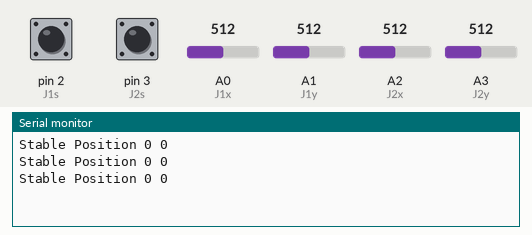
A sketch run on a simulated Arduino Uno, built with avr-gcc and run on an emulated ATmega328P. Parts: the last lines printed to the serial monitor. The test bench sets the inputs (shaded band); at power-on: A0 (J1x) = 512, A1 (J1y) = 512, pin 2 (J1s) HIGH, pin 3 (J2s) HIGH, A2 (J2x) = 512, A3 (J2y) = 512. No radio packets arrive unless stated.

Above: at 1.4 s.
1.5 s: A0 (J1x) set to 464
3.0 s: A0 (J1x) set to 444
At 3.5 s:
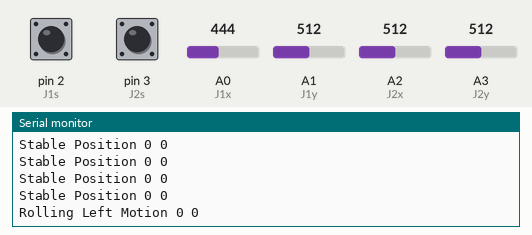
5.1 s: A1 (J1y) set to 463
At 5.9 s:
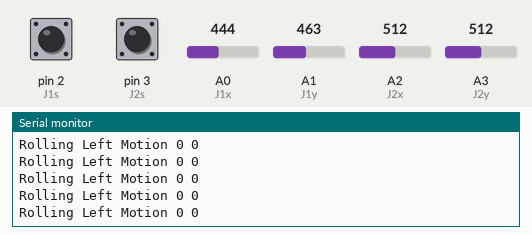
6.6 s: A1 (J1y) set to 438
At 7.1 s:
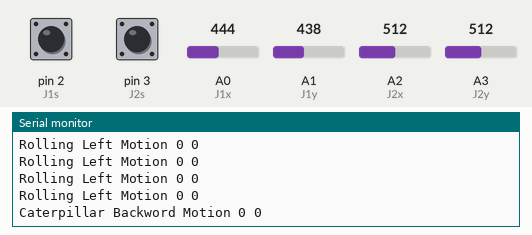

Measured:
- the behaviour switches between 451 and 450 on A0 (J1x) (found by bisection; images 0 and 1)
- the behaviour switches between 451 and 450 on A1 (J1y) (found by bisection; images 2 and 3)
- after the input at 3.0 s, the serial monitor: prints a new line at once (image 1)
- after the input at 6.6 s, the serial monitor: prints a new line at once (image 3)

The sketch:

controlBoard.ino
```cpp
/**
 * @file controlBoard.ino
 * @author Umang Patel (1998patelumang@gmail.com)
 * @brief Use to Control Robot using two Joysticks with wirless Communication
 * @version 0.1
 * @date 2018-01-16
 *
 *
 */
#include <SPI.h> //Library For Serial Communication
// Libraries For nRF24L01 module Communication
#include <nRF24L01.h>
#include <RF24.h>


#define CS 8 //Chip Select Not Pin
#define CE 7 //Chip Enable Pin Used for Communication
#define J1x A0 //Analog Input pin for Joy Stick 1 in X direction
#define J1y A1 //Analog Input pin for Joy Stick 1 in Y direction
#define J1s 2  //Digital Input pin for Joy Stick 1 button
#define J2x A2 //Analog Input pin for Joy Stick 2 in X direction
#define J2y A3 //Analog Input pin for Joy Stick 2 in Y direction
#define J2s 3  //Digital Input pin for Joy Stick 2 button


/**
 * @brief Create object for Wireless Communication with writing Address
 *
 */
RF24 command(CE, CS);
const byte address[6] = "00001";

/**
 * @brief Joystick Variables
 *
 */
int J1xPos, J1yPos, J1Cvalue = 5;
int J2xPos, J2yPos, J2Cvalue = 5;

//Utility Function For Operation
void readJ1();
void readJ2();
void setCommand();
void sendCommand();
void takeCommandJ1();
void takeCommandJ2();
char *visualization(int v);
/**
 * @brief Structure of Sending Message
 *
 */
struct message
{
  bool buzzerState; //Buzzer Status
  bool colorState;  // Color Status
  int motion;   //Type of Motion
} m1;


void setup()
{

  //Initializing the Wireless Communication
  command.begin();
  command.openWritingPipe(address);
  command.setPALevel(RF24_PA_LOW);
  command.stopListening();
  //Initializing INPUT and OUTPUT pins
  pinMode(J1x, INPUT);
  pinMode(J1y, INPUT);
  pinMode(J2x, INPUT);
  pinMode(J2y, INPUT);
  pinMode(J1s, INPUT_PULLUP);
  pinMode(J2s, INPUT_PULLUP);
  //serial Communication Initialization
  Serial.begin(9600);
}
void loop()
{
  readJ1();
  readJ2();
  setCommand();
  sendCommand();
}
/**
 * @brief Read the Status of Joystick 1
 *
 */
void readJ1()
{
  J1xPos = analogRead(J1x);
  J1yPos = analogRead(J1y);
  m1.buzzerState = !digitalRead(J1s);
}
/**
 * @brief Read the Status of Joystick 2
 *
 */
void readJ2()
{
  J2xPos = analogRead(J2x);
  J2yPos = analogRead(J2y);
  m1.colorState = !digitalRead(J2s);
}
/**
 * @brief From State of JoyStick computing Command
 *
 */
void setCommand()
{
  takeCommandJ1();
  takeCommandJ2();
}
/**
 * @brief Setting Command Value for Joystick 1 according to it's Position
 *
 */
void takeCommandJ1()
{
  if ((J1xPos < 600 && J1xPos > 450) && (J1yPos < 600 && J1yPos > 450))
    J1Cvalue = 5;
  if (J1xPos < 1024 && J1xPos > 599)
    J1Cvalue = 4;
  if (J1xPos < 451 && J1xPos >= 0)
    J1Cvalue = 3;
  if (J1yPos < 1024 && J1yPos > 599)
    J1Cvalue = 1;
  if (J1yPos < 451 && J1yPos >= 0)
    J1Cvalue = 2;
}

/**
 * @brief Setting Command Value for Joystick 2 according to it's Position
 *
 */
void takeCommandJ2()
{
  if ((J2xPos < 600 && J2xPos > 450) && (J2yPos < 600 && J2yPos > 450))
    J2Cvalue = 5;
  if (J2xPos < 1024 && J2xPos > 599)
    J2Cvalue = 11;
  if (J2xPos < 451 && J2xPos >= 0)
    J2Cvalue = 10;
  if (J2yPos < 1024 && J2yPos > 599)
    J2Cvalue = 7;
  if (J2yPos < 451 && J2yPos >= 0)
    J2Cvalue = 8;
}
/**
 * @brief Send Command Through Wireless Communication
 *
 */
void sendCommand()
{
  if (J1Cvalue != 5 && J2Cvalue == 5)
    m1.motion = J1Cvalue;
  else if (J1Cvalue == 5 && J2Cvalue != 5)
    m1.motion = J2Cvalue;
  else
    m1.motion = 5;


  //Sending Data to Serial Communication port
  Serial.print(visualization(m1.motion));
  Serial.print(" ");
  Serial.print(m1.buzzerState);
  Serial.print(" ");
  Serial.println(m1.colorState);
  command.write(&m1, sizeof(m1));
  delay(600);
}
/**
 * @brief Convert Code to Motion for visualization
 *
 * @param value Code for Motion
 * @return char*
 */
char *visualization(int value)
{
  switch (value)
  {
  case 1:
    return (char *)("Caterpillar Forward Motion");
  case 2:
    return (char *)("Caterpillar Backword Motion");
  case 3:
    return (char *)("Rolling Left Motion");
  case 4:
    return (char *)("Rolling Right Motion");
  case 5:
    return (char *)("Stable Position");
  case 6:
    return (char *)("Buzzer Beeped");
  case 7:
    return (char *)("Serpentine Forward Motion");
  case 8:
    return (char *)("Serpentine Backword Motion");
  case 9:
    return (char *)("Color Sensor Control");
  case 10:
    return (char *)("Sidewinding Left Motion");
  case 11:
    return (char *)("Sidewinding Right Motion");
  }
}
```
